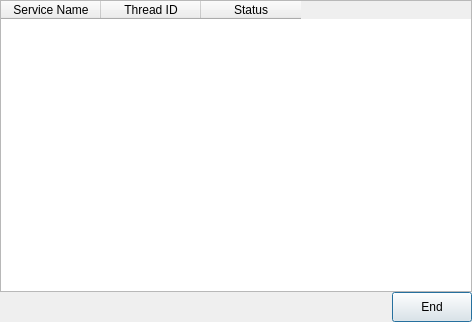
<?xml version="1.0" encoding="UTF-8"?>
<ui version="4.0">
 <class>RunningThreads</class>
 <widget class="QDialog" name="RunningThreads">
  <property name="geometry">
   <rect>
    <x>0</x>
    <y>0</y>
    <width>472</width>
    <height>322</height>
   </rect>
  </property>
  <property name="windowTitle">
   <string>Processes</string>
  </property>
  <layout class="QVBoxLayout" name="verticalLayout">
   <property name="spacing">
    <number>0</number>
   </property>
   <property name="leftMargin">
    <number>0</number>
   </property>
   <property name="topMargin">
    <number>0</number>
   </property>
   <property name="rightMargin">
    <number>0</number>
   </property>
   <property name="bottomMargin">
    <number>0</number>
   </property>
   <item>
    <widget class="QTableWidget" name="tableWidget">
     <column>
      <property name="text">
       <string>Service Name</string>
      </property>
     </column>
     <column>
      <property name="text">
       <string>Thread ID</string>
      </property>
     </column>
     <column>
      <property name="text">
       <string>Status</string>
      </property>
     </column>
    </widget>
   </item>
   <item alignment="Qt::AlignmentFlag::AlignRight">
    <widget class="QPushButton" name="pushButton">
     <property name="minimumSize">
      <size>
       <width>0</width>
       <height>30</height>
      </size>
     </property>
     <property name="text">
      <string>End</string>
     </property>
    </widget>
   </item>
  </layout>
 </widget>
 <resources/>
 <connections/>
</ui>
